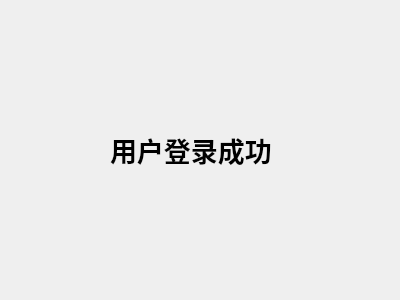
<?xml version="1.0" encoding="UTF-8"?>
<ui version="4.0">
 <class>PsgDialog</class>
 <widget class="QWidget" name="PsgDialog">
  <property name="geometry">
   <rect>
    <x>0</x>
    <y>0</y>
    <width>400</width>
    <height>300</height>
   </rect>
  </property>
  <property name="windowTitle">
   <string>Form</string>
  </property>
  <widget class="QLabel" name="label">
   <property name="geometry">
    <rect>
     <x>110</x>
     <y>80</y>
     <width>201</width>
     <height>141</height>
    </rect>
   </property>
   <property name="text">
    <string>&lt;html&gt;&lt;head/&gt;&lt;body&gt;&lt;p&gt;&lt;span style=&quot; font-size:20pt; font-weight:700;&quot;&gt;用户登录成功&lt;/span&gt;&lt;/p&gt;&lt;/body&gt;&lt;/html&gt;</string>
   </property>
  </widget>
 </widget>
 <resources/>
 <connections/>
</ui>
